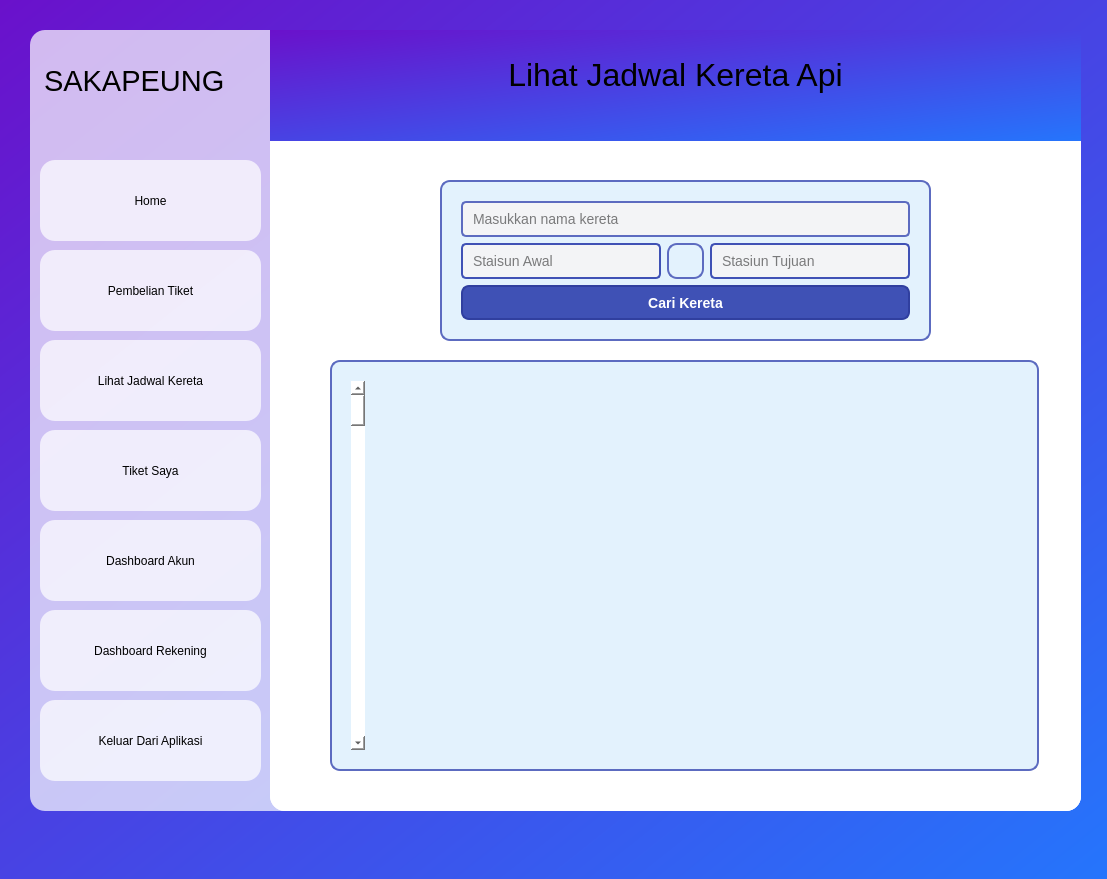
<?xml version="1.0" encoding="UTF-8"?>
<ui version="4.0">
 <class>dashboard_user_sakapeung</class>
 <widget class="QMainWindow" name="dashboard_user_sakapeung">
  <property name="geometry">
   <rect>
    <x>0</x>
    <y>0</y>
    <width>1107</width>
    <height>879</height>
   </rect>
  </property>
  <property name="windowTitle">
   <string>Dashboard SAKAPEUNG</string>
  </property>
  <property name="styleSheet">
   <string notr="true">background: qlineargradient(x1:0, y1:0, x2:1, y2:1, stop:0 #6a11cb, stop:1 #2575fc);
</string>
  </property>
  <widget class="QWidget" name="centralwidget">
   <widget class="QFrame" name="frame_utama">
    <property name="geometry">
     <rect>
      <x>30</x>
      <y>30</y>
      <width>1051</width>
      <height>781</height>
     </rect>
    </property>
    <property name="styleSheet">
     <string notr="true">background-color: rgba(255, 255, 255, 180); /* Transparansi */
border-radius: 15px; /* Membuat sudut melengkung */</string>
    </property>
    <property name="frameShape">
     <enum>QFrame::StyledPanel</enum>
    </property>
    <property name="frameShadow">
     <enum>QFrame::Raised</enum>
    </property>
    <widget class="QStackedWidget" name="user">
     <property name="geometry">
      <rect>
       <x>240</x>
       <y>0</y>
       <width>811</width>
       <height>781</height>
      </rect>
     </property>
     <property name="styleSheet">
      <string notr="true">background : white;</string>
     </property>
     <property name="frameShape">
      <enum>QFrame::Box</enum>
     </property>
     <property name="frameShadow">
      <enum>QFrame::Plain</enum>
     </property>
     <property name="currentIndex">
      <number>2</number>
     </property>
     <widget class="QWidget" name="user_dashboard">
      <widget class="QTextEdit" name="home_user">
       <property name="geometry">
        <rect>
         <x>10</x>
         <y>120</y>
         <width>791</width>
         <height>651</height>
        </rect>
       </property>
       <property name="html">
        <string>&lt;!DOCTYPE HTML PUBLIC &quot;-//W3C//DTD HTML 4.0//EN&quot; &quot;http://www.w3.org/TR/REC-html40/strict.dtd&quot;&gt;
&lt;html&gt;&lt;head&gt;&lt;meta name=&quot;qrichtext&quot; content=&quot;1&quot; /&gt;&lt;style type=&quot;text/css&quot;&gt;
p, li { white-space: pre-wrap; }
&lt;/style&gt;&lt;/head&gt;&lt;body style=&quot; font-family:'MS Shell Dlg 2'; font-size:8.25pt; font-weight:400; font-style:normal;&quot;&gt;
&lt;p style=&quot; margin-top:0px; margin-bottom:0px; margin-left:0px; margin-right:0px; -qt-block-indent:0; text-indent:0px;&quot;&gt;&lt;span style=&quot; font-size:7.8pt;&quot;&gt;Ini adalah dashboard user&lt;/span&gt;&lt;/p&gt;&lt;/body&gt;&lt;/html&gt;</string>
       </property>
      </widget>
      <widget class="QTextBrowser" name="home_title_user">
       <property name="geometry">
        <rect>
         <x>0</x>
         <y>0</y>
         <width>811</width>
         <height>111</height>
        </rect>
       </property>
       <property name="styleSheet">
        <string notr="true">background: qlineargradient(x1:0, y1:0, x2:1, y2:1, stop:0 #6a11cb, stop:1 #2575fc);
border-radius: 0px; 
</string>
       </property>
       <property name="html">
        <string>&lt;!DOCTYPE HTML PUBLIC &quot;-//W3C//DTD HTML 4.0//EN&quot; &quot;http://www.w3.org/TR/REC-html40/strict.dtd&quot;&gt;
&lt;html&gt;&lt;head&gt;&lt;meta name=&quot;qrichtext&quot; content=&quot;1&quot; /&gt;&lt;style type=&quot;text/css&quot;&gt;
p, li { white-space: pre-wrap; }
&lt;/style&gt;&lt;/head&gt;&lt;body style=&quot; font-family:'MS Shell Dlg 2'; font-size:8.25pt; font-weight:400; font-style:normal;&quot;&gt;
&lt;p align=&quot;center&quot; style=&quot;-qt-paragraph-type:empty; margin-top:0px; margin-bottom:0px; margin-left:0px; margin-right:0px; -qt-block-indent:0; text-indent:0px; font-size:7.8pt;&quot;&gt;&lt;br /&gt;&lt;/p&gt;
&lt;p align=&quot;center&quot; style=&quot; margin-top:0px; margin-bottom:0px; margin-left:0px; margin-right:0px; -qt-block-indent:0; text-indent:0px;&quot;&gt;&lt;span style=&quot; font-size:6pt;&quot;&gt; &lt;/span&gt;&lt;/p&gt;
&lt;p align=&quot;center&quot; style=&quot; margin-top:0px; margin-bottom:0px; margin-left:0px; margin-right:0px; -qt-block-indent:0; text-indent:0px;&quot;&gt;&lt;span style=&quot; font-size:24pt;&quot;&gt;Dashboard User&lt;/span&gt;&lt;/p&gt;&lt;/body&gt;&lt;/html&gt;</string>
       </property>
      </widget>
     </widget>
     <widget class="QWidget" name="pembelian_tiket">
      <widget class="QTextBrowser" name="pembelian_tiket_title_user">
       <property name="geometry">
        <rect>
         <x>0</x>
         <y>0</y>
         <width>811</width>
         <height>111</height>
        </rect>
       </property>
       <property name="styleSheet">
        <string notr="true">background: qlineargradient(x1:0, y1:0, x2:1, y2:1, stop:0 #6a11cb, stop:1 #2575fc);
border-radius: 0px; 
</string>
       </property>
       <property name="html">
        <string>&lt;!DOCTYPE HTML PUBLIC &quot;-//W3C//DTD HTML 4.0//EN&quot; &quot;http://www.w3.org/TR/REC-html40/strict.dtd&quot;&gt;
&lt;html&gt;&lt;head&gt;&lt;meta name=&quot;qrichtext&quot; content=&quot;1&quot; /&gt;&lt;style type=&quot;text/css&quot;&gt;
p, li { white-space: pre-wrap; }
&lt;/style&gt;&lt;/head&gt;&lt;body style=&quot; font-family:'MS Shell Dlg 2'; font-size:8.25pt; font-weight:400; font-style:normal;&quot;&gt;
&lt;p align=&quot;center&quot; style=&quot;-qt-paragraph-type:empty; margin-top:0px; margin-bottom:0px; margin-left:0px; margin-right:0px; -qt-block-indent:0; text-indent:0px; font-size:7.8pt;&quot;&gt;&lt;br /&gt;&lt;/p&gt;
&lt;p align=&quot;center&quot; style=&quot; margin-top:0px; margin-bottom:0px; margin-left:0px; margin-right:0px; -qt-block-indent:0; text-indent:0px;&quot;&gt;&lt;span style=&quot; font-size:6pt;&quot;&gt; &lt;/span&gt;&lt;/p&gt;
&lt;p align=&quot;center&quot; style=&quot; margin-top:0px; margin-bottom:0px; margin-left:0px; margin-right:0px; -qt-block-indent:0; text-indent:0px;&quot;&gt;&lt;span style=&quot; font-size:24pt;&quot;&gt;Pembelian Tiket Kereta Api&lt;/span&gt;&lt;/p&gt;&lt;/body&gt;&lt;/html&gt;</string>
       </property>
      </widget>
      <widget class="QTextEdit" name="pembelian_tiket_user">
       <property name="geometry">
        <rect>
         <x>10</x>
         <y>120</y>
         <width>791</width>
         <height>651</height>
        </rect>
       </property>
       <property name="html">
        <string>&lt;!DOCTYPE HTML PUBLIC &quot;-//W3C//DTD HTML 4.0//EN&quot; &quot;http://www.w3.org/TR/REC-html40/strict.dtd&quot;&gt;
&lt;html&gt;&lt;head&gt;&lt;meta name=&quot;qrichtext&quot; content=&quot;1&quot; /&gt;&lt;style type=&quot;text/css&quot;&gt;
p, li { white-space: pre-wrap; }
&lt;/style&gt;&lt;/head&gt;&lt;body style=&quot; font-family:'MS Shell Dlg 2'; font-size:8.25pt; font-weight:400; font-style:normal;&quot;&gt;
&lt;p style=&quot; margin-top:0px; margin-bottom:0px; margin-left:0px; margin-right:0px; -qt-block-indent:0; text-indent:0px;&quot;&gt;ini adalah halaman pembelian tiket&lt;/p&gt;
&lt;p style=&quot;-qt-paragraph-type:empty; margin-top:0px; margin-bottom:0px; margin-left:0px; margin-right:0px; -qt-block-indent:0; text-indent:0px;&quot;&gt;&lt;br /&gt;&lt;/p&gt;&lt;/body&gt;&lt;/html&gt;</string>
       </property>
      </widget>
     </widget>
     <widget class="QWidget" name="lihat_jadwal_kereta">
      <widget class="QTextBrowser" name="lihat_jadwal_kereta_title_user">
       <property name="geometry">
        <rect>
         <x>0</x>
         <y>0</y>
         <width>811</width>
         <height>111</height>
        </rect>
       </property>
       <property name="styleSheet">
        <string notr="true">background: qlineargradient(x1:0, y1:0, x2:1, y2:1, stop:0 #6a11cb, stop:1 #2575fc);
border-radius: 0px; </string>
       </property>
       <property name="html">
        <string>&lt;!DOCTYPE HTML PUBLIC &quot;-//W3C//DTD HTML 4.0//EN&quot; &quot;http://www.w3.org/TR/REC-html40/strict.dtd&quot;&gt;
&lt;html&gt;&lt;head&gt;&lt;meta name=&quot;qrichtext&quot; content=&quot;1&quot; /&gt;&lt;style type=&quot;text/css&quot;&gt;
p, li { white-space: pre-wrap; }
&lt;/style&gt;&lt;/head&gt;&lt;body style=&quot; font-family:'MS Shell Dlg 2'; font-size:8.25pt; font-weight:400; font-style:normal;&quot;&gt;
&lt;p align=&quot;center&quot; style=&quot;-qt-paragraph-type:empty; margin-top:0px; margin-bottom:0px; margin-left:0px; margin-right:0px; -qt-block-indent:0; text-indent:0px; font-size:7.8pt;&quot;&gt;&lt;br /&gt;&lt;/p&gt;
&lt;p align=&quot;center&quot; style=&quot; margin-top:0px; margin-bottom:0px; margin-left:0px; margin-right:0px; -qt-block-indent:0; text-indent:0px;&quot;&gt;&lt;span style=&quot; font-size:6pt;&quot;&gt; &lt;/span&gt;&lt;/p&gt;
&lt;p align=&quot;center&quot; style=&quot; margin-top:0px; margin-bottom:0px; margin-left:0px; margin-right:0px; -qt-block-indent:0; text-indent:0px;&quot;&gt;&lt;span style=&quot; font-size:24pt;&quot;&gt;Lihat Jadwal Kereta Api&lt;/span&gt;&lt;/p&gt;&lt;/body&gt;&lt;/html&gt;</string>
       </property>
      </widget>
      <widget class="QTextEdit" name="lihat_jadwal_kereta_user">
       <property name="geometry">
        <rect>
         <x>10</x>
         <y>120</y>
         <width>791</width>
         <height>651</height>
        </rect>
       </property>
       <property name="html">
        <string>&lt;!DOCTYPE HTML PUBLIC &quot;-//W3C//DTD HTML 4.0//EN&quot; &quot;http://www.w3.org/TR/REC-html40/strict.dtd&quot;&gt;
&lt;html&gt;&lt;head&gt;&lt;meta name=&quot;qrichtext&quot; content=&quot;1&quot; /&gt;&lt;style type=&quot;text/css&quot;&gt;
p, li { white-space: pre-wrap; }
&lt;/style&gt;&lt;/head&gt;&lt;body style=&quot; font-family:'MS Shell Dlg 2'; font-size:8.25pt; font-weight:400; font-style:normal;&quot;&gt;
&lt;p style=&quot;-qt-paragraph-type:empty; margin-top:0px; margin-bottom:0px; margin-left:0px; margin-right:0px; -qt-block-indent:0; text-indent:0px;&quot;&gt;&lt;br /&gt;&lt;/p&gt;&lt;/body&gt;&lt;/html&gt;</string>
       </property>
      </widget>
      <widget class="QFrame" name="verticalFrame_2">
       <property name="geometry">
        <rect>
         <x>170</x>
         <y>150</y>
         <width>491</width>
         <height>161</height>
        </rect>
       </property>
       <property name="styleSheet">
        <string notr="true">QFrame {
    background-color: #E3F2FD; /* Warna latar belakang */
    border: 2px solid #5C6BC0; /* Warna border */
    border-radius: 10px; /* Membuat sudut melengkung */
    padding: 10px; /* Memberikan jarak dalam frame */
}

QFrame#mainFrame {
    background-color: #FFFFFF; /* Warna latar belakang utama */
    border: 3px solid #3F51B5; /* Warna border lebih tebal */
    border-radius: 12px;
    padding: 15px;
}

QFrame#sidePanel {
    background-color: #E1E1E1; /* Warna untuk panel samping */
    border-right: 4px solid #3F51B5; /* Border hanya di sebelah kanan */
}
</string>
       </property>
       <layout class="QVBoxLayout" name="verticalLayout_2">
        <item>
         <widget class="QLineEdit" name="input_nama_kereta_2">
          <property name="styleSheet">
           <string notr="true">QLineEdit {
    font-size: 14px;
    padding: 8px;
    border: 2px solid #5C6BC0; /* Warna border */
    border-radius: 5px;
    background-color: #F3F4F6; /* Warna latar */
    selection-background-color: #7986CB; /* Warna saat teks dipilih */
}

QLineEdit:focus {
    border: 2px solid #3F51B5; /* Warna border saat fokus */
    background-color: #FFFFFF; /* Warna latar saat fokus */
}
</string>
          </property>
          <property name="text">
           <string/>
          </property>
          <property name="placeholderText">
           <string>Masukkan nama kereta</string>
          </property>
         </widget>
        </item>
        <item>
         <layout class="QHBoxLayout" name="horizontalLayout_3">
          <property name="leftMargin">
           <number>0</number>
          </property>
          <property name="rightMargin">
           <number>0</number>
          </property>
          <item>
           <widget class="QLineEdit" name="input_stasiun_tujuan_2">
            <property name="styleSheet">
             <string notr="true">QLineEdit {
    min-width: 180px; /* Lebar minimum */
    max-width: 200px; /* Lebar maksimum */
    width: 50%; /* Lebar mengikuti parent */
    padding: 8px; /* Jarak teks dari border */
    border: 2px solid #3F51B5;
    border-radius: 5px;
    font-size: 14px;
	background-color: #F3F4F6; /* Warna latar */
	selection-background-color: #7986CB;
}

QLineEdit:focus {
    border: 2px solid #3F51B5; /* Warna border saat fokus */
    background-color: #FFFFFF; /* Warna latar saat fokus */
}
</string>
            </property>
            <property name="text">
             <string/>
            </property>
            <property name="placeholderText">
             <string>Staisun Awal</string>
            </property>
           </widget>
          </item>
          <item>
           <widget class="QLabel" name="label_3">
            <property name="minimumSize">
             <size>
              <width>20</width>
              <height>20</height>
             </size>
            </property>
            <property name="maximumSize">
             <size>
              <width>150</width>
              <height>150</height>
             </size>
            </property>
            <property name="styleSheet">
             <string notr="true">QLabel#label_2 {
    background-image: url(E:/newPrefix/PYTHONN/ujiCoba1/icon/right-arrow.png);
    background-repeat: no-repeat;
    background-position: center;
    background-size:10px 10px; /* Ubah ukuran sesuai kebutuhan */
}
</string>
            </property>
            <property name="text">
             <string/>
            </property>
            <property name="pixmap">
             <pixmap resource="C:/Users/ASPIRE 5/Downloads/test.qrc">:/newPrefix/E:/PYTHONN/ujiCoba1/icon/right-arrow.png</pixmap>
            </property>
            <property name="scaledContents">
             <bool>true</bool>
            </property>
           </widget>
          </item>
          <item>
           <widget class="QLineEdit" name="input_stasiunawal_2">
            <property name="maximumSize">
             <size>
              <width>70</width>
              <height>16777215</height>
             </size>
            </property>
            <property name="styleSheet">
             <string notr="true">QLineEdit {
    min-width: 180px; /* Lebar minimum */
    max-width: 200px; /* Lebar maksimum */
    width: 50%; /* Lebar mengikuti parent */
    padding: 8px; /* Jarak teks dari border */
    border: 2px solid #3F51B5;
    border-radius: 5px;
    font-size: 14px;
	background-color: #F3F4F6; /* Warna latar */
	selection-background-color: #7986CB;
}

QLineEdit:focus {
    border: 2px solid #3F51B5; /* Warna border saat fokus */
    background-color: #FFFFFF; /* Warna latar saat fokus */
}

</string>
            </property>
            <property name="text">
             <string/>
            </property>
            <property name="placeholderText">
             <string>Stasiun Tujuan</string>
            </property>
           </widget>
          </item>
         </layout>
        </item>
        <item>
         <widget class="QPushButton" name="tombo_search_2">
          <property name="layoutDirection">
           <enum>Qt::LeftToRight</enum>
          </property>
          <property name="styleSheet">
           <string notr="true">QPushButton {
    background-color: #3F51B5; /* Warna biru */
    color: white; /* Warna teks putih */
    font-size: 14px;
    font-weight: bold;
    border: 2px solid #303F9F; /* Border biru tua */
    border-radius: 8px; /* Membuat sudut tombol membulat */
    padding: 8px 15px; /* Jarak dalam tombol */
}

QPushButton:hover {
    background-color: #303F9F; /* Warna lebih gelap saat hover */
    border: 2px solid #1A237E;
}

QPushButton:pressed {
    background-color: #1A237E; /* Warna lebih gelap saat ditekan */
    border: 2px solid #000051;
}
</string>
          </property>
          <property name="text">
           <string>Cari Kereta</string>
          </property>
         </widget>
        </item>
       </layout>
      </widget>
      <widget class="QFrame" name="verticalFrame_3">
       <property name="geometry">
        <rect>
         <x>60</x>
         <y>330</y>
         <width>709</width>
         <height>411</height>
        </rect>
       </property>
       <property name="layoutDirection">
        <enum>Qt::RightToLeft</enum>
       </property>
       <property name="styleSheet">
        <string notr="true">QFrame {
    background-color: #E3F2FD; /* Warna latar belakang */
    border: 2px solid #5C6BC0; /* Warna border */
    border-radius: 10px; /* Membuat sudut melengkung */
    padding: 10px; /* Memberikan jarak dalam frame */
}

QFrame#mainFrame {
    background-color: #FFFFFF; /* Warna latar belakang utama */
    border: 3px solid #3F51B5; /* Warna border lebih tebal */
    border-radius: 12px;
    padding: 15px;
}

QFrame#sidePanel {
    background-color: #E1E1E1; /* Warna untuk panel samping */
    border-right: 4px solid #3F51B5; /* Border hanya di sebelah kanan */
}
</string>
       </property>
       <layout class="QVBoxLayout" name="verticalLayout_4">
        <item>
         <widget class="QScrollBar" name="verticalScrollBar_3">
          <property name="layoutDirection">
           <enum>Qt::LeftToRight</enum>
          </property>
          <property name="orientation">
           <enum>Qt::Vertical</enum>
          </property>
         </widget>
        </item>
       </layout>
      </widget>
     </widget>
     <widget class="QWidget" name="tiket_saya">
      <widget class="QTextBrowser" name="tiket_saya_tittle_user">
       <property name="geometry">
        <rect>
         <x>0</x>
         <y>0</y>
         <width>811</width>
         <height>111</height>
        </rect>
       </property>
       <property name="styleSheet">
        <string notr="true">background: qlineargradient(x1:0, y1:0, x2:1, y2:1, stop:0 #6a11cb, stop:1 #2575fc);
border-radius: 0px; </string>
       </property>
       <property name="html">
        <string>&lt;!DOCTYPE HTML PUBLIC &quot;-//W3C//DTD HTML 4.0//EN&quot; &quot;http://www.w3.org/TR/REC-html40/strict.dtd&quot;&gt;
&lt;html&gt;&lt;head&gt;&lt;meta name=&quot;qrichtext&quot; content=&quot;1&quot; /&gt;&lt;style type=&quot;text/css&quot;&gt;
p, li { white-space: pre-wrap; }
&lt;/style&gt;&lt;/head&gt;&lt;body style=&quot; font-family:'MS Shell Dlg 2'; font-size:8.25pt; font-weight:400; font-style:normal;&quot;&gt;
&lt;p align=&quot;center&quot; style=&quot;-qt-paragraph-type:empty; margin-top:0px; margin-bottom:0px; margin-left:0px; margin-right:0px; -qt-block-indent:0; text-indent:0px; font-size:7.8pt;&quot;&gt;&lt;br /&gt;&lt;/p&gt;
&lt;p align=&quot;center&quot; style=&quot; margin-top:0px; margin-bottom:0px; margin-left:0px; margin-right:0px; -qt-block-indent:0; text-indent:0px;&quot;&gt;&lt;span style=&quot; font-size:6pt;&quot;&gt; &lt;/span&gt;&lt;/p&gt;
&lt;p align=&quot;center&quot; style=&quot; margin-top:0px; margin-bottom:0px; margin-left:0px; margin-right:0px; -qt-block-indent:0; text-indent:0px;&quot;&gt;&lt;span style=&quot; font-size:24pt;&quot;&gt;Tiket Saya&lt;/span&gt;&lt;/p&gt;&lt;/body&gt;&lt;/html&gt;</string>
       </property>
      </widget>
      <widget class="QTextEdit" name="tiket_saya_user">
       <property name="geometry">
        <rect>
         <x>10</x>
         <y>120</y>
         <width>791</width>
         <height>651</height>
        </rect>
       </property>
       <property name="html">
        <string>&lt;!DOCTYPE HTML PUBLIC &quot;-//W3C//DTD HTML 4.0//EN&quot; &quot;http://www.w3.org/TR/REC-html40/strict.dtd&quot;&gt;
&lt;html&gt;&lt;head&gt;&lt;meta name=&quot;qrichtext&quot; content=&quot;1&quot; /&gt;&lt;style type=&quot;text/css&quot;&gt;
p, li { white-space: pre-wrap; }
&lt;/style&gt;&lt;/head&gt;&lt;body style=&quot; font-family:'MS Shell Dlg 2'; font-size:8.25pt; font-weight:400; font-style:normal;&quot;&gt;
&lt;p style=&quot; margin-top:0px; margin-bottom:0px; margin-left:0px; margin-right:0px; -qt-block-indent:0; text-indent:0px;&quot;&gt;&lt;span style=&quot; font-size:7.8pt;&quot;&gt;Ini adalah menu tiket saya&lt;/span&gt;&lt;/p&gt;
&lt;p style=&quot;-qt-paragraph-type:empty; margin-top:0px; margin-bottom:0px; margin-left:0px; margin-right:0px; -qt-block-indent:0; text-indent:0px; font-size:7.8pt;&quot;&gt;&lt;br /&gt;&lt;/p&gt;&lt;/body&gt;&lt;/html&gt;</string>
       </property>
      </widget>
     </widget>
    </widget>
    <widget class="QPushButton" name="home_button">
     <property name="geometry">
      <rect>
       <x>10</x>
       <y>130</y>
       <width>221</width>
       <height>81</height>
      </rect>
     </property>
     <property name="mouseTracking">
      <bool>true</bool>
     </property>
     <property name="tabletTracking">
      <bool>true</bool>
     </property>
     <property name="text">
      <string>Home</string>
     </property>
    </widget>
    <widget class="QTextBrowser" name="sakapeung">
     <property name="geometry">
      <rect>
       <x>10</x>
       <y>30</y>
       <width>251</width>
       <height>71</height>
      </rect>
     </property>
     <property name="styleSheet">
      <string notr="true">  background: transparent;</string>
     </property>
     <property name="html">
      <string>&lt;!DOCTYPE HTML PUBLIC &quot;-//W3C//DTD HTML 4.0//EN&quot; &quot;http://www.w3.org/TR/REC-html40/strict.dtd&quot;&gt;
&lt;html&gt;&lt;head&gt;&lt;meta name=&quot;qrichtext&quot; content=&quot;1&quot; /&gt;&lt;style type=&quot;text/css&quot;&gt;
p, li { white-space: pre-wrap; }
&lt;/style&gt;&lt;/head&gt;&lt;body style=&quot; font-family:'MS Shell Dlg 2'; font-size:8.25pt; font-weight:400; font-style:normal;&quot;&gt;
&lt;p style=&quot; margin-top:0px; margin-bottom:0px; margin-left:0px; margin-right:0px; -qt-block-indent:0; text-indent:0px;&quot;&gt;&lt;span style=&quot; font-size:22pt;&quot;&gt;SAKAPEUNG&lt;/span&gt;&lt;/p&gt;
&lt;p style=&quot;-qt-paragraph-type:empty; margin-top:0px; margin-bottom:0px; margin-left:0px; margin-right:0px; -qt-block-indent:0; text-indent:0px; font-size:22pt;&quot;&gt;&lt;br /&gt;&lt;/p&gt;&lt;/body&gt;&lt;/html&gt;</string>
     </property>
    </widget>
    <widget class="QPushButton" name="pembelian_tiket_button">
     <property name="geometry">
      <rect>
       <x>10</x>
       <y>220</y>
       <width>221</width>
       <height>81</height>
      </rect>
     </property>
     <property name="mouseTracking">
      <bool>true</bool>
     </property>
     <property name="tabletTracking">
      <bool>true</bool>
     </property>
     <property name="text">
      <string>Pembelian Tiket</string>
     </property>
    </widget>
    <widget class="QPushButton" name="lihat_jadwal_kereta_button">
     <property name="geometry">
      <rect>
       <x>10</x>
       <y>310</y>
       <width>221</width>
       <height>81</height>
      </rect>
     </property>
     <property name="mouseTracking">
      <bool>true</bool>
     </property>
     <property name="tabletTracking">
      <bool>true</bool>
     </property>
     <property name="text">
      <string>Lihat Jadwal Kereta</string>
     </property>
    </widget>
    <widget class="QPushButton" name="tiket_saya_button">
     <property name="geometry">
      <rect>
       <x>10</x>
       <y>400</y>
       <width>221</width>
       <height>81</height>
      </rect>
     </property>
     <property name="mouseTracking">
      <bool>true</bool>
     </property>
     <property name="tabletTracking">
      <bool>true</bool>
     </property>
     <property name="text">
      <string>Tiket Saya</string>
     </property>
    </widget>
    <widget class="QPushButton" name="dashboard_akun_button">
     <property name="geometry">
      <rect>
       <x>10</x>
       <y>490</y>
       <width>221</width>
       <height>81</height>
      </rect>
     </property>
     <property name="mouseTracking">
      <bool>true</bool>
     </property>
     <property name="tabletTracking">
      <bool>true</bool>
     </property>
     <property name="text">
      <string>Dashboard Akun</string>
     </property>
    </widget>
    <widget class="QPushButton" name="dashboard_rekening_button">
     <property name="geometry">
      <rect>
       <x>10</x>
       <y>580</y>
       <width>221</width>
       <height>81</height>
      </rect>
     </property>
     <property name="mouseTracking">
      <bool>true</bool>
     </property>
     <property name="tabletTracking">
      <bool>true</bool>
     </property>
     <property name="text">
      <string>Dashboard Rekening</string>
     </property>
    </widget>
    <widget class="QPushButton" name="keluar_button">
     <property name="geometry">
      <rect>
       <x>10</x>
       <y>670</y>
       <width>221</width>
       <height>81</height>
      </rect>
     </property>
     <property name="mouseTracking">
      <bool>true</bool>
     </property>
     <property name="tabletTracking">
      <bool>true</bool>
     </property>
     <property name="text">
      <string>Keluar Dari Aplikasi</string>
     </property>
    </widget>
    <zorder>sakapeung</zorder>
    <zorder>user</zorder>
    <zorder>home_button</zorder>
    <zorder>pembelian_tiket_button</zorder>
    <zorder>lihat_jadwal_kereta_button</zorder>
    <zorder>tiket_saya_button</zorder>
    <zorder>dashboard_akun_button</zorder>
    <zorder>dashboard_rekening_button</zorder>
    <zorder>keluar_button</zorder>
   </widget>
  </widget>
 </widget>
 <resources>
  <include location="C:/Users/ASPIRE 5/Downloads/test.qrc"/>
 </resources>
 <connections/>
</ui>
